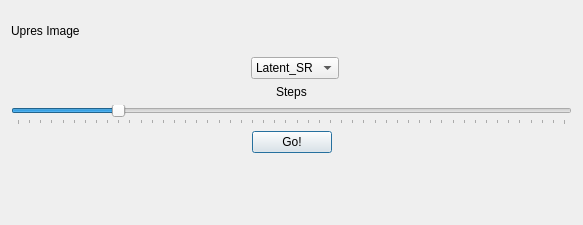
<?xml version="1.0" encoding="UTF-8"?>
<ui version="4.0">
 <class>Dialog</class>
 <widget class="QDialog" name="Dialog">
  <property name="geometry">
   <rect>
    <x>0</x>
    <y>0</y>
    <width>583</width>
    <height>225</height>
   </rect>
  </property>
  <property name="windowTitle">
   <string>Dialog</string>
  </property>
  <layout class="QGridLayout" name="gridLayout_2">
   <item row="1" column="0">
    <widget class="QLabel" name="upresValue">
     <property name="text">
      <string>Steps</string>
     </property>
     <property name="alignment">
      <set>Qt::AlignCenter</set>
     </property>
    </widget>
   </item>
   <item row="0" column="0">
    <layout class="QGridLayout" name="gridLayout">
     <item row="1" column="2">
      <spacer name="horizontalSpacer_2">
       <property name="orientation">
        <enum>Qt::Horizontal</enum>
       </property>
       <property name="sizeHint" stdset="0">
        <size>
         <width>40</width>
         <height>20</height>
        </size>
       </property>
      </spacer>
     </item>
     <item row="0" column="0">
      <widget class="QLabel" name="label_2">
       <property name="text">
        <string>Upres Image</string>
       </property>
      </widget>
     </item>
     <item row="1" column="1">
      <widget class="QComboBox" name="upresDrop">
       <item>
        <property name="text">
         <string>Latent_SR</string>
        </property>
       </item>
       <item>
        <property name="text">
         <string>BSRGaN</string>
        </property>
       </item>
      </widget>
     </item>
     <item row="1" column="0">
      <spacer name="horizontalSpacer">
       <property name="orientation">
        <enum>Qt::Horizontal</enum>
       </property>
       <property name="sizeHint" stdset="0">
        <size>
         <width>40</width>
         <height>20</height>
        </size>
       </property>
      </spacer>
     </item>
     <item row="0" column="1">
      <spacer name="verticalSpacer">
       <property name="orientation">
        <enum>Qt::Vertical</enum>
       </property>
       <property name="sizeHint" stdset="0">
        <size>
         <width>20</width>
         <height>40</height>
        </size>
       </property>
      </spacer>
     </item>
    </layout>
   </item>
   <item row="3" column="0">
    <layout class="QGridLayout" name="gridLayout_6">
     <item row="0" column="0">
      <spacer name="horizontalSpacer_3">
       <property name="orientation">
        <enum>Qt::Horizontal</enum>
       </property>
       <property name="sizeHint" stdset="0">
        <size>
         <width>40</width>
         <height>20</height>
        </size>
       </property>
      </spacer>
     </item>
     <item row="0" column="1">
      <widget class="QPushButton" name="upresButton">
       <property name="text">
        <string>Go!</string>
       </property>
      </widget>
     </item>
     <item row="0" column="2">
      <spacer name="horizontalSpacer_4">
       <property name="orientation">
        <enum>Qt::Horizontal</enum>
       </property>
       <property name="sizeHint" stdset="0">
        <size>
         <width>40</width>
         <height>20</height>
        </size>
       </property>
      </spacer>
     </item>
    </layout>
   </item>
   <item row="2" column="0">
    <layout class="QGridLayout" name="gridLayout_3">
     <item row="0" column="0">
      <widget class="QSlider" name="upresSlider">
       <property name="minimum">
        <number>10</number>
       </property>
       <property name="maximum">
        <number>500</number>
       </property>
       <property name="value">
        <number>100</number>
       </property>
       <property name="orientation">
        <enum>Qt::Horizontal</enum>
       </property>
       <property name="tickPosition">
        <enum>QSlider::TicksBelow</enum>
       </property>
      </widget>
     </item>
    </layout>
   </item>
   <item row="4" column="0">
    <spacer name="verticalSpacer_2">
     <property name="orientation">
      <enum>Qt::Vertical</enum>
     </property>
     <property name="sizeHint" stdset="0">
      <size>
       <width>20</width>
       <height>40</height>
      </size>
     </property>
    </spacer>
   </item>
  </layout>
 </widget>
 <resources/>
 <connections/>
</ui>
